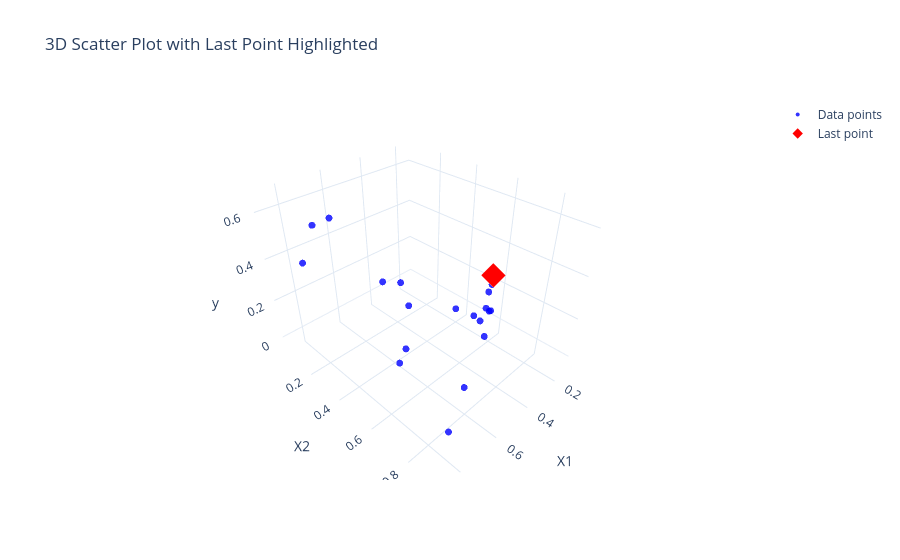

Notebook source saved alongside this figure:
### Code cell
# ==========================================
# Your existing data
# X should have shape (n_samples, 2)
# y should have shape (n_samples,)
# ==========================================

# Example
X = np.load('function_2/initial_inputs.npy')
y = np.load('function_2/initial_outputs.npy')

X = np.vstack([X, [0.695196, 0.039822],
               [0.842003, 0.926535],
               [0.684540, 0.926564],
               	[0.729973, 0.926399],
                [0.707457, 0.926452],
                [0.759337, 0.029195],
                [0.702329, 0.926564],
                [0.691003, 0.926335],
                [0.692599, 0.925979],
                [0.690655, 0.926543],
                [0.689456, 0.926072]])

y = np.append(y, [0.48793657632800824,
                  0.1426898742067465,
                  0.5368989937071333,
                  0.5256790048837894,
                  0.5579919041960164,
                  0.3334878049101354,
                  0.4514686561475304,
                  0.5385616052535137,
                  0.6457198424507699,
                  0.6298616566297821,
                  0.6593395398963507])



# Create the 3D scatter plot
# Plot all points except the last one
# Create figure
fig = go.Figure()

fig.add_trace(
    go.Scatter3d(
        x=X[:-1, 0],
        y=X[:-1, 1],
        z=y[:-1],
        mode="markers",
        marker=dict(
            size=4,
            color="blue",
            opacity=0.8,
        ),
        name="Data points",
    )
)

# Plot the last point with a different color
fig.add_trace(
    go.Scatter3d(
        x=[X[-1, 0]],
        y=[X[-1, 1]],
        z=[y[-1]],
        mode="markers",
        marker=dict(
            size=8,
            color="red",
            symbol="diamond",
        ),
        name="Last point",
    )
)

# Layout
fig.update_layout(
    title="3D Scatter Plot with Last Point Highlighted",
    scene=dict(
        xaxis_title="X1",
        yaxis_title="X2",
        zaxis_title="y",
    ),
    template="plotly_white",
)

fig.show()

### Figure 1 — Plotly figure (JSON) as saved in the notebook; plotly's stock layout.template omitted (floating-point values rounded to 4 significant figures)
{"data": [{"marker": {"color": "blue", "opacity": 0.8, "size": 4}, "mode": "markers", "name": "Data points", "type": "scatter3d", "x": [0.6658, 0.8778, 0.1427, 0.8453, 0.4546, 0.5777, 0.4382, 0.3417, 0.3386, 0.7026, 0.6952, 0.842, 0.6845, 0.73, 0.7075, 0.7593, 0.7023, 0.691, 0.6926, 0.6907], "y": [0.124, 0.7786, 0.349, 0.7111, 0.2905, 0.772, 0.685, 0.0287, 0.2139, 0.9266, 0.03982, 0.9265, 0.9266, 0.9264, 0.9265, 0.02919, 0.9266, 0.9263, 0.926, 0.9265], "z": [0.539, 0.4206, -0.06562, 0.294, 0.215, 0.02311, 0.2446, 0.03875, -0.01386, 0.6112, 0.4879, 0.1427, 0.5369, 0.5257, 0.558, 0.3335, 0.4515, 0.5386, 0.6457, 0.6299]}, {"marker": {"color": "red", "size": 8, "symbol": "diamond"}, "mode": "markers", "name": "Last point", "type": "scatter3d", "x": [0.6895], "y": [0.9261], "z": [0.6593]}], "layout": {"scene": {"xaxis": {"title": {"text": "X1"}}, "yaxis": {"title": {"text": "X2"}}, "zaxis": {"title": {"text": "y"}}}, "title": {"text": "3D Scatter Plot with Last Point Highlighted"}}}
